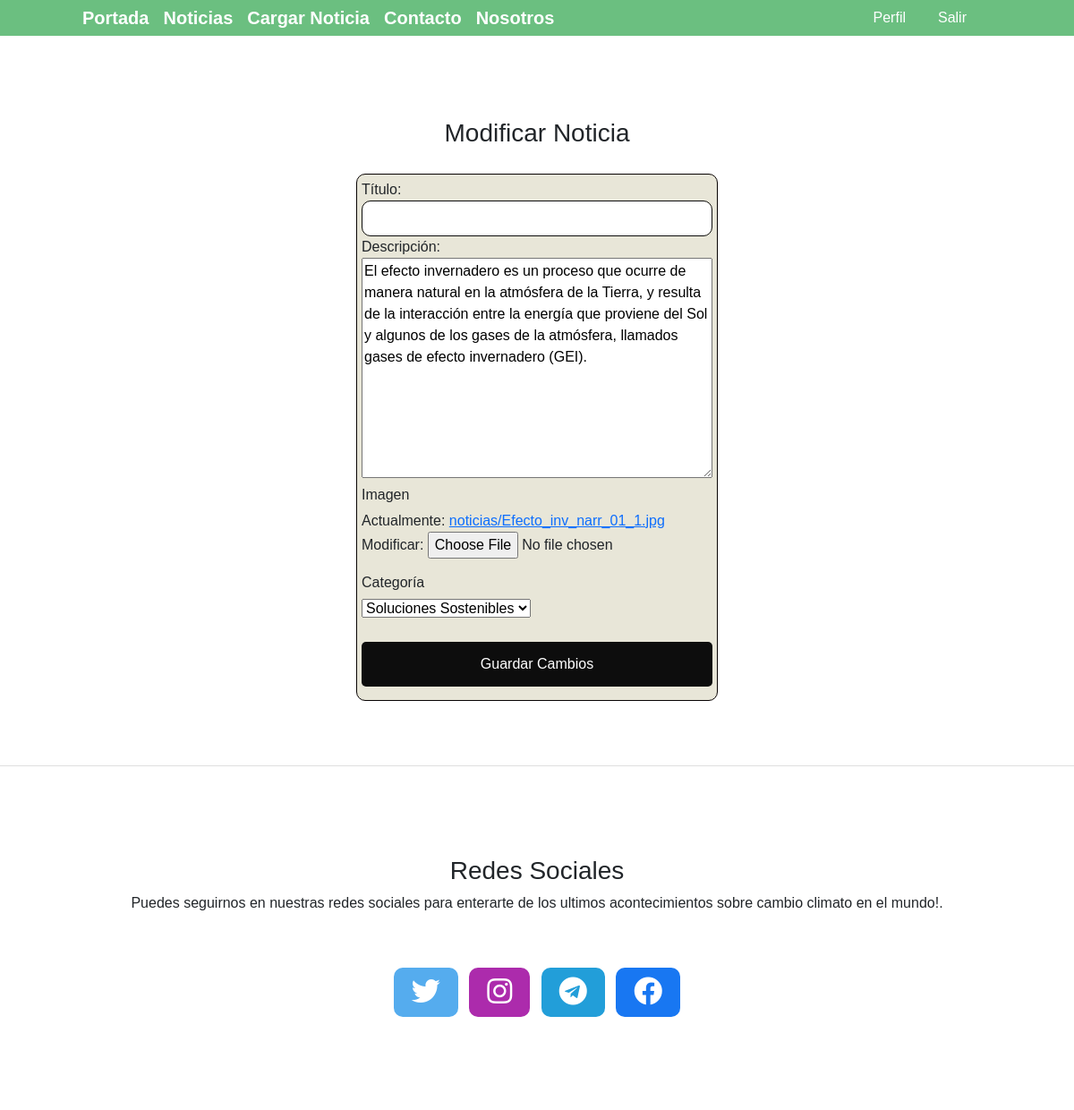
The app's page /noticias/Modificar/10 (signed in) with its own data.
### apps/noticias/models.py (models this page shows, shortened)
class Noticia(models.Model):
	creado = models.DateTimeField(
		'creado',
		auto_now_add=True
	)
	modificado = models.DateTimeField(
		'modificado',
		auto_now=True
	)
	titulo = models.CharField(max_length = 250)
	contenido = models.TextField()
	imagen = models.ImageField(upload_to = 'noticias')
	categoria = models.ForeignKey(Categoria, on_delete = models.CASCADE)
	usuario = models.ForeignKey(User, on_delete = models.CASCADE)

### apps/noticias/views.py (the view)
# urls.py: path('Modificar/<int:pk>', views.Modificar_noticia.as_view(), name ='modificar_noticia'),
class Modificar_noticia(UpdateView):
	model = Noticia
	template_name = 'noticias/modificar_noticia.html'
	form_class = Formulario_Modificar_Noticia
	success_url = reverse_lazy('noticias:home_noticias')

### apps/noticias/forms.py
class Formulario_Modificar_Noticia(forms.ModelForm):
	class Meta:
		model = Noticia
		fields = ['contenido','imagen','categoria']

### apps/noticias/models.py (called while the page is built)
	def __str__(self):
		return self.nombre

### templates/noticias/modificar_noticia.html (shortened to what this page needs)
{% extends "base.html" %}
{% load static %}
{% block contenido %}
    <link rel="stylesheet" href="{% static 'css/news.css' %}">
    {% if user.is_authenticated %}
        <div class="container">
            <div class="row">
                <div class="col-md-12">
                    <form action="" method="post" enctype="multipart/form-data" class="container">
                        <div class="container">
                            <div class="row">
                                <div class="col-md-12 mt-4">
                                    <h3>Modificar Noticia</h3>
                                </div>
                            </div>
                        </div>
                        <div class="card_form">
                            <div class="form-group">
                                <label for="titulo">Título:</label>
                                <input type="text" id="id_titulo" name="titulo" value="{{ form.titulo.value }}" class="form-control">
                            </div>
                            <div class="form-group">
                                <label for="contenido">Descripción:</label>
                                <div class="contenido">
                                    {{ form.contenido }}
                                </div>
                            </div>
                            <div class="form-group">
                                <label for="imagen">Imagen</label>
                                <div class="imagen">
                                    {{ form.imagen }}
                                </div>
                            </div>
                            <div class="form-group">
                                <label for="categoria">Categoría</label>
                                <div class="categoria">
                                    {{ form.categoria }}
                                </div>
                            </div>
                            <input type="submit" value="Guardar Cambios" class="btn btn-primary btn_send">
                        </div>
                    </form>
                </div>
            </div>
        </div>
    {% endif %}
{% endblock %}

### static/css/forms.css (style rules this page uses)
.card_form, .registration-form-container, .login-form-container { margin-top: 20px; margin-bottom: 20px; width: 100%; height: auto; border-radius: 10px; border: 1px solid #080303; background-color: rgb(232, 230, 216); padding: 5px; font-size: 16px; font-weight: normal; }

### static/css/main.css (style rules this page uses)
* { box-sizing: border-box; }
body { font-family: Arial, sans-serif; background-color: #fff; }

### static/css/buttons.css (style rules this page uses)
.btn { background-color: #0d0d0d; border: none; color: white; padding: 10px 20px; text-align: center; text-decoration: none; display: inline-block; font-size: 16px; }
.form-control { border-radius: 10px; border: 1px solid #0d0d0d; box-shadow: none; padding: 10px 20px; height: 40px; transition: all 0.3s ease 0s; }

### static/css/news.css (style rules this page uses)
.container { margin-top: 20px; display: flex; flex-direction: column; align-items: center; }
.imagen { margin-top: 5px; margin-bottom: 15px; max-width: 100%; height: auto; font-size: 16px; }
.categoria { margin-top: 5px; margin-bottom: 15px; font-size: 16px; font-weight: normal; }
form.container { margin-top: 20px; margin-bottom: 20px; display: flex; flex-direction: column; align-items: flex-start; }
.btn_send { margin-top: 10px; margin-bottom: 10px; width: 100%; height: 50px; border-radius: 5px; padding: 5px; font-size: 16px; font-weight: normal; }
.card_form { margin-top: 20px; margin-bottom: 20px; width: 100%; height: auto; border-radius: 10px; padding: 5px; font-size: 16px; font-weight: normal; }

### records on screen
Noticia: contenido "El efecto invernadero es un proceso que ocurre de manera natural en la atmósfera de la Tierra, y resulta de la interacción entre la energía que proviene del Sol y algunos de los gases de la atmósfera, llamados gases de efecto invernadero (GEI).", categoria "Soluciones Sostenibles"
